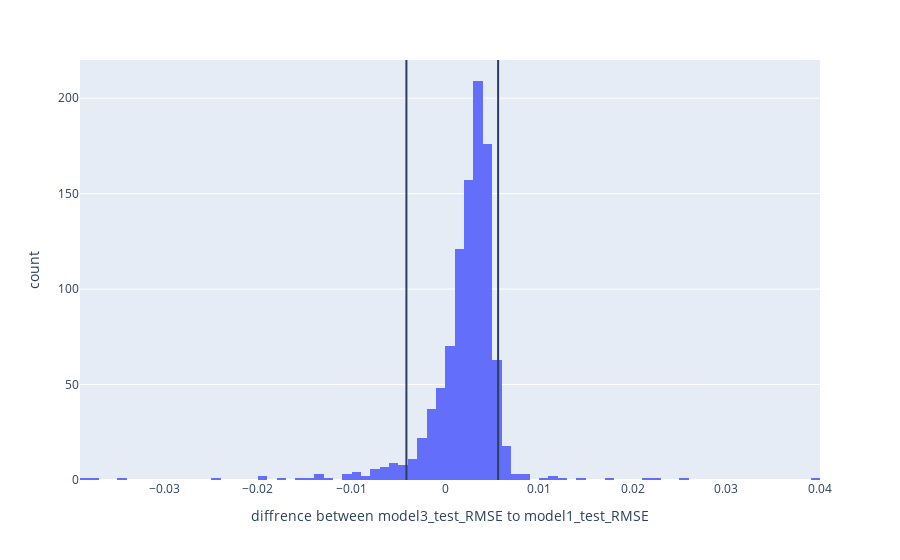

Notebook code for this chart:
### Markdown cell above
If we compare the root mean square error, which is just a fancy way to calculate the average error, we can see the difference in prediction errors between our two models. Running both models a thousand times we can see that the error difference is usually less than 1%, with the mode being around 0.3%. What this means is that our 3rd model, which had a much smaller condition number is able to achieve practically the same results but has half the predictor variables. Meaning that when this model is applied to future datasets it has never seen before it is much more likely to produce a more consistent and higher accuracy result. What we would like to avoid is overfitting when a model follows the training data too closely and can not generalize its results when dealing with new data.

### Code cell
dis.show()

### Figure 1 — Plotly figure (JSON) as saved in the notebook; plotly's stock layout.template omitted (floating-point values rounded to 4 significant figures; data arrays with more than 128 entries replaced by an {"elided": "..."} marker saying what was removed)
{"data": [{"alignmentgroup": "True", "bingroup": "x", "hovertemplate": "diffrence between model3_test_RMSE to model1_test_RMSE=%{x}<br>count=%{y}<extra></extra>", "legendgroup": "", "marker": {"color": "#636efa", "pattern": {"shape": ""}}, "name": "", "offsetgroup": "", "orientation": "v", "showlegend": false, "type": "histogram", "x": {"elided": "1000 float values"}, "xaxis": "x", "yaxis": "y"}], "layout": {"autosize": true, "barmode": "relative", "legend": {"tracegroupgap": 0}, "margin": {"t": 60}, "shapes": [{"type": "line", "x0": -0.004153, "x1": -0.004153, "xref": "x", "y0": 0, "y1": 1, "yref": "y domain"}, {"type": "line", "x0": 0.005636, "x1": 0.005636, "xref": "x", "y0": 0, "y1": 1, "yref": "y domain"}], "xaxis": {"anchor": "y", "autorange": true, "domain": [0, 1], "range": [-0.039, 0.04], "title": {"text": "diffrence between model3_test_RMSE to model1_test_RMSE"}, "type": "linear"}, "yaxis": {"anchor": "x", "autorange": true, "domain": [0, 1], "range": [0, 220], "title": {"text": "count"}}}}
